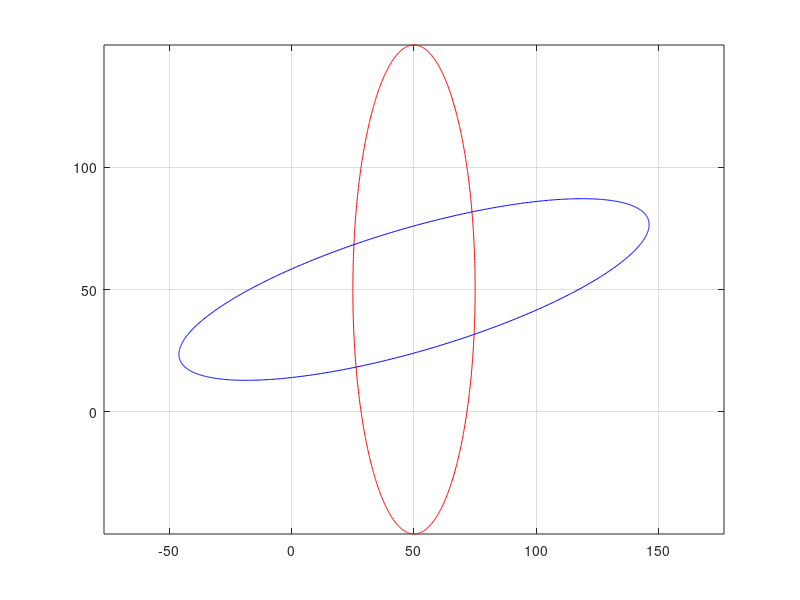

Write the MATLAB code that produced this figure. (Note: this script raises an error after producing the figure.)
[X,Y] = meshgrid(linspace(-5, 5, 50));
fcn = @(x,y,k) k*x.^2 + y.^2;
v = [1:-0.05:-1;  -1:0.05:1];
for k1 = 1:2
    for k2 = v(k1,:)
        surfc(X, Y, fcn(X,Y,k2))
        axis([-5  5    -5  5    -30  50])
        drawnow
        
    end
end

%%  trail for rotating elipse?
 clc;
xc=50; %xCenter
yc=50; %yCenter
a=25; %xRad
c=100; %yRad
m = 1000;
x = zeros(m,1);
y = zeros(m,1);
theta = linspace(0,2*pi,m);
for k = 1:m
        x(k) = a * cos(theta(k));
        y(k) = c * sin(theta(k));
end
alpha = input('Enter the rotation angle');
R  = [cos(alpha) -sin(alpha); ...
      sin(alpha)  cos(alpha)];
rCoords = R*[x' ; y'];   
xr = rCoords(1,:)';      
yr = rCoords(2,:)';      
plot(x+xc,y+yc,'r');
grid on;
hold on;
axis equal;
plot(xr+xc,yr+yc,'b');
%% an animated rotating ellipse
step1 = linspace(50,200,100);

figure
hAx = axes('XLim',[-250 250], 'YLim',[-250 250], ...
    'Drawmode','fast', 'NextPlot','add');
axis(hAx, 'equal')

p = calculateEllipse(0, 0, step1(1), step1(end), step1(1));
hLine = line('XData',p(:,1), 'YData',p(:,2), 'EraseMode','xor',  ...
    'Color','r', 'LineWidth',3);

for i=1:numel(step1)
    p = calculateEllipse(0, 0, step1(i), step1(numel(step1)-i+1), step1(i));
    set(hLine,'XData',p(:,1), 'YData',p(:,2))  %# update X/Y data
%     pause(.10)                                 %# slow down animation
    drawnow                                    %# force refresh
    if ~ishandle(hLine), return; end           %# in case you close the figure
end

%% rim (THIS ONE WORKS*****) 

wn = 0.06;
z = 0.1;
tfr = tf([5*wn], [1 2*z*wn wn^2]);
step1 = linspace(40,1200,600);
[r, t] = step(tfr, step1);
%r = r*4;
a = r;
c = 2*dcgain(tfr) - r;
figure
hAx = axes('XLim',[-250 250], 'YLim',[-250 250], ...
    'Drawmode','fast', 'NextPlot','add');
axis(hAx, 'equal')

p = calculateEllipse(0, 0, a(1), c(1), step1(1));
hLine = line('XData',p(:,1), 'YData',p(:,2), 'EraseMode','xor',  ...
    'Color','r', 'LineWidth',3);

for i=1:numel(step1)
    p = calculateEllipse(0, 0, a(i), c(i), step1(i));
    set(hLine,'XData',p(:,1), 'YData',p(:,2))  %# update X/Y data
%     pause(.10)                                 %# slow down animation
    drawnow                                    %# force refresh
    if ~ishandle(hLine), return; end           %# in case you close the figure
end

%% Now to make it 3d!!!!

wn = 0.06;
z = 0.1;
tfr = tf([5*wn], [1 2*z*wn wn^2]);

step1 = linspace(20,1200,600);
[r, t] = step(tfr, step1);
%r = r*4;
a = r;
c = 2*dcgain(tfr) - r;
figure
hAx = axes('XLim',[-250 250], 'YLim',[-250 250], ...
    'Drawmode','fast', 'NextPlot','add');
axis(hAx, 'equal')

p = calculateEllipse(0, 0, a(1), c(1), step1(1));
hLine = line('XData',p(:,1), 'YData',p(:,2), 'EraseMode','xor',  ...
    'Color','r', 'LineWidth',3);

for i=1:numel(step1)
    p = calculateEllipse(0, 0, a(i), c(i), step1(i));
    set(hLine,'XData',p(:,1), 'YData',p(:,2))  %# update X/Y data
%     pause(.10)                                 %# slow down animation
    drawnow                                    %# force refresh
    if ~ishandle(hLine), return; end           %# in case you close the figure
end
%% Now to make it 3d x2!!!!

wn = 0.06;
z = 0.1;
tfr = tf([5*wn], [1 2*z*wn wn^2]);
step1 = linspace(20,1200,600);
[r, t] = step(tfr, step1);
%r = r*4;
a = r;
c = 2*dcgain(tfr) - r;
% [l, l2, H] = cylinder(r, 35);
figure
hAx = axes('XLim',[-250 250], 'YLim',[-250 250], ...
    'Drawmode','fast', 'NextPlot','add');
axis(hAx, 'equal')
g= (1:10)';
h = repmat(g,1,36);
% for j = 1:36
    p = calculateEllipse(0, 0, a(1), c(1), step1(1));
    hLine = line('XData',p(:,1), 'YData',p(:,2),'Zdata', h(1,:),'EraseMode','xor',  ...
        'Color','r', 'LineWidth',3);
    view(3)
    % surf(p(:,1),p(:,2), H)

    for i=1:numel(step1)
        for j = 1:9
            hLine = line('XData',p(:,1), 'YData',p(:,2),'Zdata', h(j,:),'EraseMode','xor',  ...
            'Color','r', 'LineWidth',3);
            p = calculateEllipse(0, 0, a(i), c(i), step1(i));
            set(hLine,'XData',p(:,1), 'YData',p(:,2))  %# update X/Y data
            view(3)
        %     pause(.10)                                 %# slow down animation
        %     surf(p(:,1),p(:,2), H)
            drawnow                                    %# force refresh
            if ~ishandle(hLine), return; end   %# in case you close the figure
        end
    end
% end

%% Now to make it 3d x3!!!!

wn = 0.06;
z = 0.1;
tfr = tf([5*wn], [1 2*z*wn wn^2]);
step1 = linspace(20,1200,600);
[r, t] = step(tfr, step1);
%r = r*4;
a = r;
c = 2*dcgain(tfr) - r;
% [l, l2, H] = cylinder(r, 35);
figure
hAx = axes('XLim',[-250 250], 'YLim',[-250 250],'ZLim', [-250 250], ...
    'Drawmode','fast', 'NextPlot','add');
axis(hAx, 'equal')
view(3)
g= (1:10)';
h = repmat(g,1,36);
% for j = 1:36
    p = calculateEllipse(0, 0, a(1), c(1), step1(1));
    plot(p(:,1), p(:,2),'Color','r', 'LineWidth',3);
    for i=1:numel(step1)
%         for j = 1:9
            hLine = line('XData',p(:,1), 'YData',p(:,2),'EraseMode','xor',  ...
             'Color','r', 'LineWidth',3);
            p = calculateEllipse(0, 0, a(i), c(i), step1(i));
            plot(p(:,1),p(:,2));
            drawnow                                    %# force refresh
            if ~ishandle(hLine), return; end   %# in case you close the figure
%         end
    end
% end


%% cylinder w 3d plot
% clc; clear all ;
k = p(:,1) ;
l = p(:,2);
z = (1:36)';
z = repmat(z,1,36);


for i = 1:36
    plot3(k,l,z(i,:));
    hold on
end
drawnow
 pause(0.2)

 %% 3d x4??
wn = 0.06;
z = 0.1;
tfr = tf([5*wn], [1 2*z*wn wn^2]);
step1 = linspace(0,1200,600);
[r, t] = step(tfr, step1);
%r = r*4;
a = r;
c = 2*dcgain(tfr) - r;

figure
hAx = axes('XLim',[-250 250], 'YLim',[-250 250], ...
    'Drawmode','fast', 'NextPlot','add');
axis(hAx, 'equal')

p = calculateEllipse(0, 0, a(1), c(1), step1(1));
x = p(:,1) ;
y = p(:,2);
z = (1:36)';
z = repmat(z,1,36);

for i=1:numel(step1)
    clear var p;
    p = calculateEllipse(0, 0, a(i), c(i), step1(i));
    x = p(:,1) ;
    y = p(:,2);%# update X/Y data
%     pause(.10)                                 %# slow down animation
    for j = 1:36
        plot3(x,y,z(j,:));
        hold on
    end
%     pause(0.2)
%     drawnow %# force refresh
    
    if ~ishandle(hLine), return; end           %# in case you close the figure
end

%% 3dx5
z = (1:36)';
z = repmat(z,1,36);
figure
for i=1:numel(step1)
    p = calculateEllipse(0, 0, a(i), c(i), step1(i));
    x = p(:,1) ;
    y = p(:,2);%# update X/Y data
%     pause(.10)                                 %# slow down animation
    for j = 1:36
        plot3(x,y,z(j,:)); 
    end
    plot(x,y)
    pause(0.2)
    drawnow %# force refresh
    if ~ishandle(hLine), return; end           %# in case you close the figure
end

%% try a symmetric cylinder
% z = (1:36)';
% z = repmat(z,1,36);
figure
for i=1:numel(step1)
    p = calculateEllipse(0, 0, a(i), c(i), step1(i));
    x = p(:,1) ;
    y = p(:,2);%# update X/Y data
%     pause(.10)                                 %# slow down animation
    [c1, c2, c3] = cylinder(x);
    surf(c1, c2, c3)
%     plot(x,y)
    pause(0.2)
    drawnow %# force refresh
    if ~ishandle(hLine), return; end           %# in case you close the figure
end

